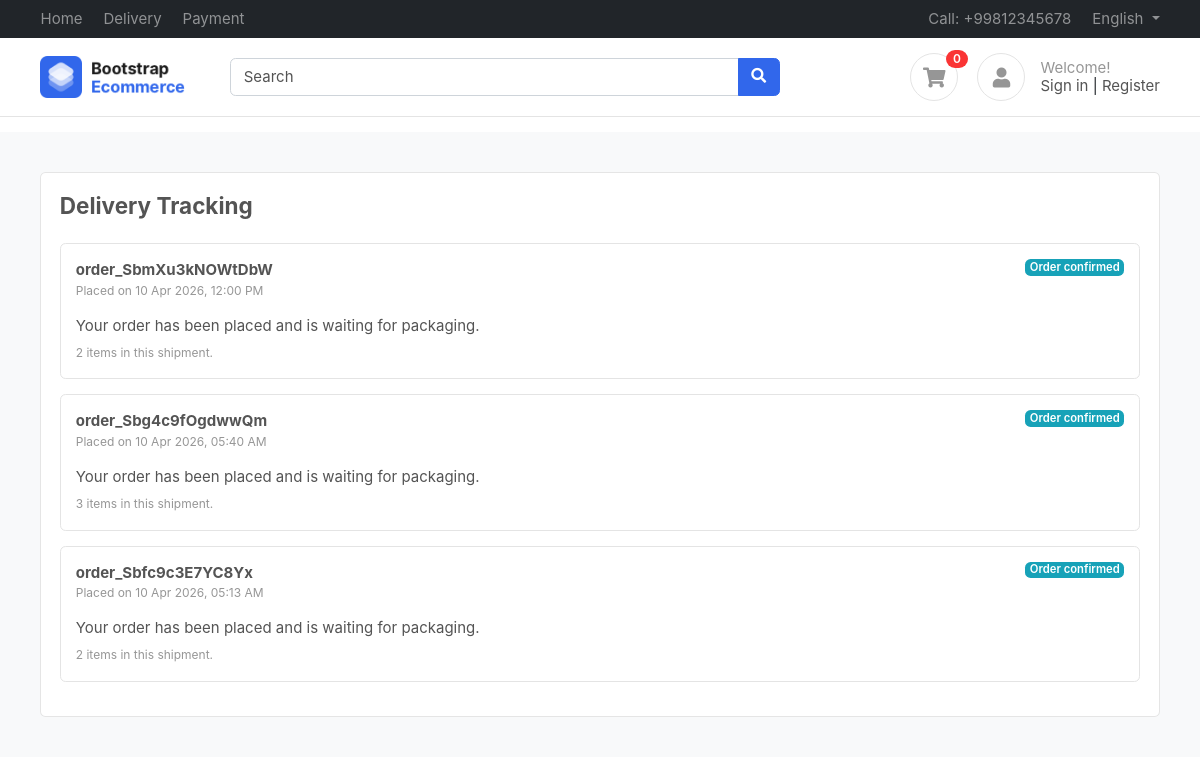
Page /accounts/profile/delivery/ (signed in) on the committed database.
### accounts/models.py (models this page shows, shortened)
class Cart(BaseModel):
    user = models.ForeignKey(User, on_delete=models.CASCADE, related_name="carts")
    coupon = models.ForeignKey(Coupon, on_delete=models.SET_NULL, null=True, blank=True, related_name="carts")
    is_paid = models.BooleanField(default=False)
    razor_pay_order_id = models.CharField(max_length=255, null=True, blank=True)
    razor_pay_payment_id = models.CharField(max_length=255, null=True, blank=True)
    razor_pay_payment_signature = models.CharField(max_length=255, null=True, blank=True)

### accounts/views.py (the view)
# urls.py: path('profile/' ,account_section , name='account_profile'),
@login_required
def account_section(request, section='orders'):
    valid_sections = {'orders', 'wishlist', 'coupons', 'help-center', 'delivery', 'payment'}
    if section not in valid_sections:
        section = 'orders'
    order_cards = _get_user_orders(request.user)
    available_coupons = Coupon.objects.all().order_by('minimum_amount', 'Coupon_code')
    account_sections = {'orders', 'wishlist', 'coupons', 'help-center'}
    context = {
        'active_section': section,
        'order_cards': order_cards,
        'available_coupons': available_coupons,
        'show_account_menu': section in account_sections,
    }
    return render(request, 'accounts/dashboard.html', context)

### accounts/views.py (called while the page is built, shortened)
def _get_delivery_status(order):
    days_since_order = (timezone.now() - order.updated_at).days
    if days_since_order <= 0:
        return "Order confirmed", "Your order has been placed and is waiting for packaging."

def _build_order_summary(order):
    items = list(order.cart_items.all())
    item_count = sum(item.quantity for item in items)
    subtotal = sum(item.quantity * item.unit_price for item in items)
    discount_amount = order.coupon.discount_price if order.coupon else 0
    total_amount = max(subtotal - discount_amount, 0)
    status_label, status_description = _get_delivery_status(order)
    return {
        'order': order,
        'items': items,
        'item_count': item_count,
        'subtotal': subtotal,
        'discount_amount': discount_amount,
        'total_amount': total_amount,
        'status_label': status_label,
        'status_description': status_description,
    }

def _get_user_orders(user):
    orders = (
        Cart.objects.filter(user=user, is_paid=True)
        .select_related('coupon')
        .prefetch_related('cart_items__product')
        .order_by('-updated_at')
    )
    order_cards = []
    for order in orders:
        order_cards.append(_build_order_summary(order))
    return order_cards

### products/context_processors.py (called while the page is built)
def cart_context(request):
    cart = request.session.get('cart', {})
    cart_count = sum(item.get('quantity', 0) for item in cart.values())
    return {
        'cart_count': cart_count,
    }

### templates/accounts/dashboard.html (shortened to what this page needs)
{% extends "base/base.html" %}
{% block start %}
<section class="section-content padding-y bg">
    <div class="container">
        <div class="row">
            <main class="{% if show_account_menu %}col-md-9{% else %}col-md-12{% endif %}">
                <div class="card">
                    <div class="card-body">
                        {% if active_section == 'delivery' %}
                        <h4 class="mb-4">Delivery Tracking</h4>
                        {% if order_cards %}
                            {% for entry in order_cards %}
                            <div class="border rounded p-3 mb-3">
                                <div class="d-flex justify-content-between flex-wrap">
                                    <div>
                                        <strong>{{ entry.order.razor_pay_order_id|default:entry.order.uid }}</strong>
                                        <div class="text-muted small">Placed on {{ entry.order.updated_at|date:"d M Y, h:i A" }}</div>
                                    </div>
                                    <span class="badge badge-info align-self-start">{{ entry.status_label }}</span>
                                </div>
                                <p class="mt-3 mb-1">{{ entry.status_description }}</p>
                                <small class="text-muted">{{ entry.item_count }} item{{ entry.item_count|pluralize }} in this shipment.</small>
                            </div>
                            {% endfor %}
                        {% else %}
                        <p class="mb-0">No deliveries to track yet.</p>
                        {% endif %}
                        {% endif %}
                    </div>
                </div>
            </main>
        </div>
    </div>
</section>
{% endblock %}

### public/static/css/ui.css (style rules this page uses)
html { font-family: 'Inter', sans-serif; font-size: 15px; }
.padding-y { padding-top: 40px; padding-bottom: 40px; }
.bg { background-color: #f8f9fa; }

### rows in the picture
Cart: order.razor_pay_order_id "order_SbmXu3kNOWtDbW", order.updated_at "10 Apr 2026, 12:00 PM", status_label "Order confirmed", status_description "Your order has been placed and is waiting for packaging.", item_count "2"
Cart: order.razor_pay_order_id "order_Sbg4c9fOgdwwQm", order.updated_at "10 Apr 2026, 05:40 AM", status_label "Order confirmed", status_description "Your order has been placed and is waiting for packaging.", item_count "3"
Cart: order.razor_pay_order_id "order_Sbfc9c3E7YC8Yx", order.updated_at "10 Apr 2026, 05:13 AM", status_label "Order confirmed", status_description "Your order has been placed and is waiting for packaging.", item_count "2"

### other values in the picture
{{ cart_count }} "0"
